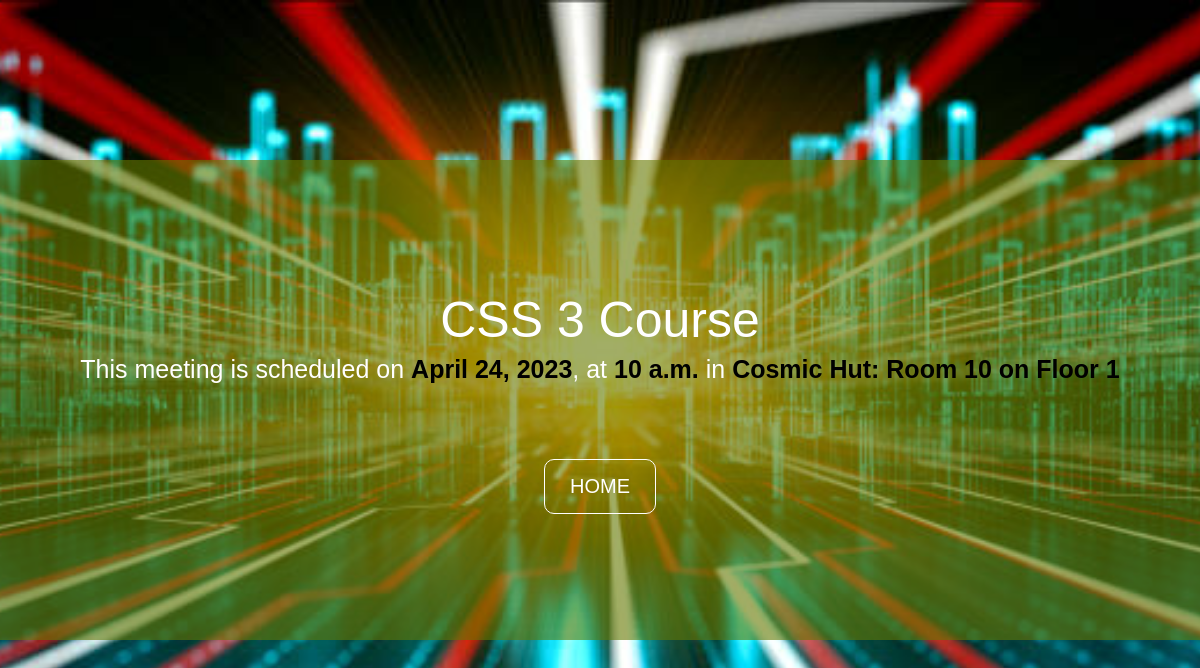
/meeting/2, run on the app's committed database.
### meetings/models.py (models this page shows, shortened)
class Meeting(models.Model):
    title = models.CharField(max_length=200)
    date = models.DateField()
    start_time=models.TimeField(default=time(9))
    duration=models.IntegerField(default=1)
    room=models.ForeignKey(Room,on_delete=models.CASCADE)

class Room(models.Model):
    room=models.CharField(max_length=95)
    floor=models.IntegerField()
    room_number=models.IntegerField()
    def __str__(self):
        return f'{self.room}: Room {self.room_number} on Floor {self.floor}'

### meetings/views.py (the view)
# urls.py: path('<int:id>',views.details,name='detail'),
def details(request,id):
    meeting=get_object_or_404(Meeting,pk=id)
    return render(request,'meetings/detail.html',{'meeting':meeting})

### meetings/templates/meetings/detail.html (shortened to what this page needs)
<!DOCTYPE html>
<html lang="en">
  <head>
    <link rel="stylesheet" href="/static/meetings/detail.css" />
  </head>
  <body>
    <div class="content">
      <h1>{{meeting.title}}</h1>
      <p>
        This meeting is scheduled on
        <span class="date"> {{meeting.date}}</span>, at
        <span class="time"> {{meeting.start_time}}</span> in
        <span class="room"> {{meeting.room}}</span>
      </p>
      <a href="{% url 'home' %}">HOME</a>
    </div>
  </body>
</html>

### meetings/static/meetings/detail.css (style rules this page uses)
* { margin: 0; padding: 0; box-sizing: border-box; }
body { font-family: Arial, Helvetica, sans-serif; height: 100vh; background-image: url('detail_bg.jpg'); background-position: center; background-repeat: no-repeat; background-size: cover; color: white; display: flex; justify-content: center; align-items: center; }
h1 { font-size: 50px; font-weight: 100; margin: 25px 0px 0; text-align: center; }
.content { background-color:rgba(100,120,0,.6); padding: 40px; width: 100vw; height: 60vh; display: flex; flex-direction: column; align-items: center; justify-content: center; }
p { font-size: 25px; line-height: 1.6; margin-bottom: 50px; }
a { display: inline-block; text-decoration: none; color: white; font-size: 20px; border: 1px solid white; padding: 15px 25px; margin: 20px; border-radius: 10px; }
span { font-weight: bolder; color:black; }

### data on the page
Meeting: title "CSS 3 Course", date "April 24, 2023", start_time "10 a.m.", room "Cosmic Hut: Room 10 on Floor 1"
